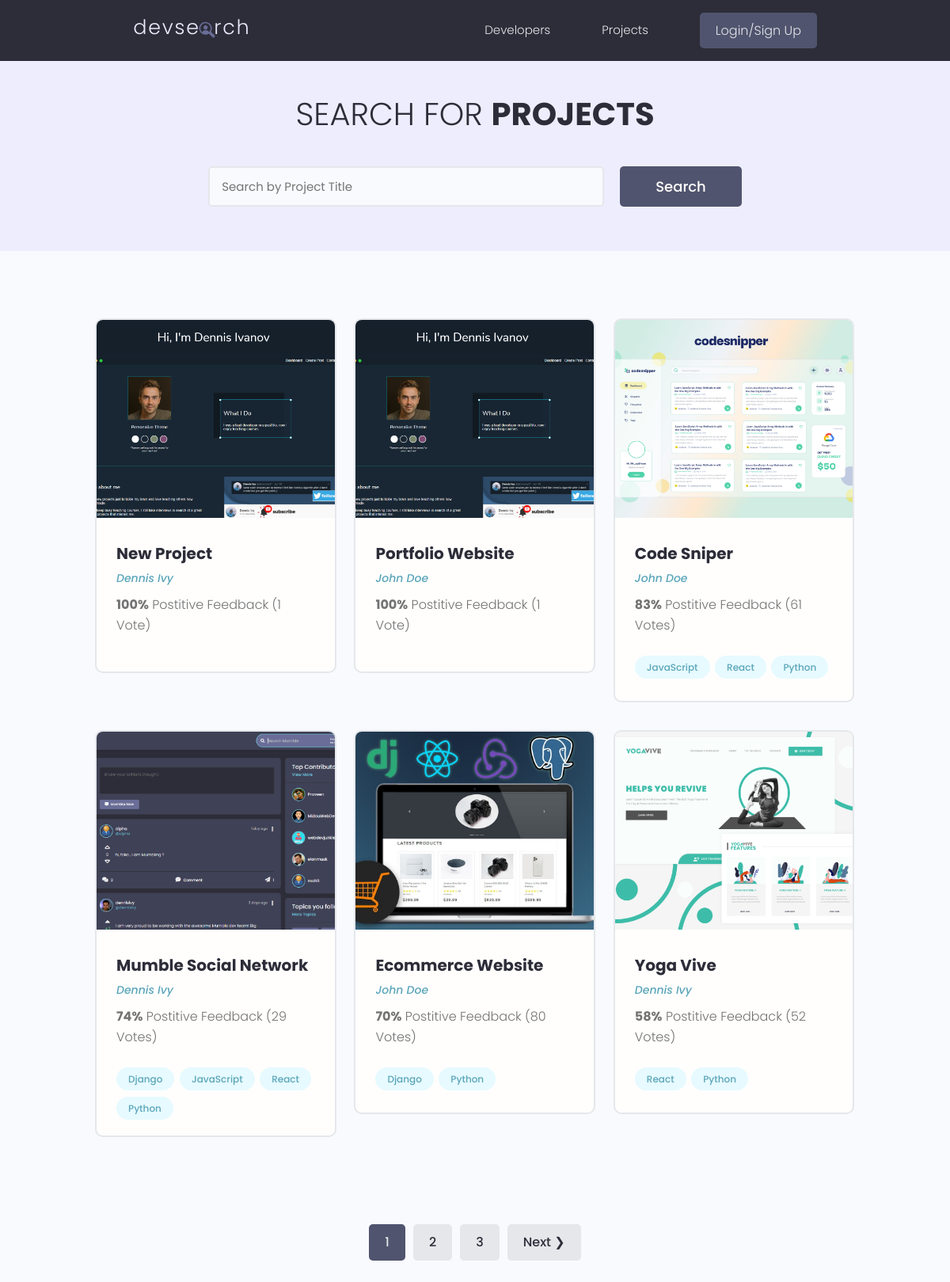
/projects/, run on the app's committed database.
### projects/models.py (models this page shows, shortened)
class Project(models.Model):
    owner = models.ForeignKey(Profile, null=True, blank=True, on_delete=models.SET_NULL)
    title = models.CharField(max_length=200)
    description = models.TextField(null=True, blank=True)
    featured_image = models.ImageField(null=True, blank=True, default = "default.jpg")
    demo_link = models.CharField(max_length=2000, null=True, blank=True)
    source_link = models.CharField(max_length=2000, null=True, blank=True)
    tags = models.ManyToManyField('Tag', blank=True)
    vote_total = models.IntegerField(default=0, null=True, blank=True)
    vote_ratio = models.IntegerField(default=0, null=True, blank=True)
    created = models.DateTimeField(auto_now_add=True)
    id = models.UUIDField(default=uuid.uuid4, unique=True, primary_key=True, editable=False)
    class Meta:
        ordering = ['-vote_ratio','-vote_total', 'title']

class Tag(models.Model):
    name = models.CharField(max_length=200)
    created = models.DateTimeField(auto_now_add=True)
    id = models.UUIDField(default=uuid.uuid4, unique=True, primary_key=True, editable=False)
    def __str__(self):
        return self.name

### users/models.py (models this page shows, shortened)
class Profile(models.Model):
    user = models.OneToOneField(User, on_delete=models.CASCADE, null=True, blank=True)
    name = models.CharField(max_length=200, blank=True, null=True)
    email = models.EmailField(max_length=500, blank=True,null=True)
    username = models.CharField(max_length=200, blank=True, null=True)
    location = models.CharField(max_length=200, blank=True, null=True)
    short_intro = models.CharField(max_length=500, blank=True, null=True)
    bio = models.TextField(blank=True, null=True)
    profile_image = models.ImageField(blank=True, null=True, upload_to='profiles/', default='profiles/user-default.png' )
    social_github = models.CharField(max_length=200, blank=True, null=True)
    social_twitter = models.CharField(max_length=200, blank=True, null=True)
    social_linkedin = models.CharField(max_length=200, blank=True, null=True)
    social_youtube = models.CharField(max_length=200, blank=True, null=True)
    social_website = models.CharField(max_length=200, blank=True, null=True)
    created = models.DateTimeField(auto_now_add=True)
    id = models.UUIDField(default=uuid.uuid4, unique=True, primary_key=True, editable=False)

### projects/views.py (the view)
# urls.py: path('projects/', include('projects.urls')),
def projects(request):
    projects, search_query = searchProjects(request)
    custom_range, projects = paginateProjects(request, projects, 6)
    context = {
        'projects' : projects,
        'search_query': search_query,
        'custom_range':custom_range,
    }
    return render(request, 'projects/projects.html', context)

### projects/utils.py (called while the page is built)
def searchProjects(request):
    search_query = ''
    if request.GET.get('search_query'):
        search_query = request.GET.get('search_query')
    tags = Tag.objects.filter(name__contains=search_query)
    projects = Project.objects.distinct().filter(Q(title__icontains=search_query) |
                                      Q(description__icontains=search_query) |
                                      Q(owner__name__icontains=search_query) |
                                      Q(tags__in=tags))
    return projects, search_query

def paginateProjects(request, projects, results):
    page = request.GET.get('page')
    paginator = Paginator(projects, results)
    try:
        projects = paginator.page(page)
    except PageNotAnInteger:
        page = 1
        projects = paginator.page(page)
    except EmptyPage:
        page = paginator.num_pages
        projects = paginator.page(page)
    leftIndex = (int(page) - 4)
    if leftIndex < 1:
        leftIndex = 1
    rightIndex = (int(page) + 5)
    if rightIndex > paginator.num_pages:
        rightIndex = paginator.num_pages + 1
    custom_range = range(leftIndex,rightIndex)
    return custom_range, projects

### projects/templates/projects/projects.html (shortened to what this page needs)
{% extends "main.html" %}
{%load static%}
{%block content%}
  <main class="projects">
    <section class="hero-section text-center">
      <div class="container container--narrow">
        <div class="hero-section__box">
          <h2>Search for <span>Projects</span></h2>
        </div>
        <div class="hero-section__search">
          <form id="searchForm"class="form" action="#" method="get">
            <div class="form__field">
              <input class="input input--text" id="formInput#search" type="text" name="search_query"
                value="{{search_query}}"placeholder="Search by Project Title" />
            </div>
            <input class="btn btn--sub btn--lg" type="submit" value="Search" />
          </form>
        </div>
      </div>
    </section>
    <section class="projectsList">
      <div class="container">
        <div class="grid grid--three">
        {%for project in projects%}
          <div class="column">
            <div class="card project">
              <a href="{%url 'project' project.id%}" class="project">
                <img class="project__thumbnail" src="{{project.featured_image.url}}" alt="project thumbnail" />
                <div class="card__body">
                  <h3 class="project__title">{{project.title}}</h3>
                  <p><a class="project__author" href="{%url 'user-profile' project.owner.id%}">{{project.owner.name}}</a></p>
                  <p class="project--rating">
                    <span style="font-weight: bold;">{{project.vote_ratio}}%</span> Postitive
                    Feedback ({{project.vote_total}} Vote{{project.vote_total|pluralize:"s"}})
                  </p>
                  <div class="project__tags">
                    {%for tag in project.tags.all%}
                    <span class="tag tag--pill tag--main">
                      <small>{{tag}}</small>
                    </span>
                    {%endfor%}
                  </div>
                </div>
              </a>
            </div>
          </div>
          {%endfor%}
        </div>
      </div>
    </section>
  {%include 'pagination.html' with queryset=projects custom_range=custom_range%}
  </main>
{%endblock%}

### static/styles/app.css (style rules this page uses)
:root { --color-sub: #2d2d39; }
.btn--sub { background-color: var(--color-sub-light); }
.card { border: 2px solid var(--color-light); }
img { width: 100%; }
.hero-section { height: 40vh; display: flex; align-items: center; background-color: var(--color-sub); }
.hero-section__box { margin-bottom: 4rem; }
.hero-section__box > h2, .hero-section__box > h2 > span { font-size: 4rem; color: var(--color-light); line-height: 1.3; text-transform: uppercase; }
.hero-section__box > h2 { font-weight: 300; }
.hero-section__box > h2 > span { font-weight: 700; }
.hero-section__search > .form { display: flex; align-items: center; justify-content: center; gap: 2rem; }
.hero-section__search > .form input.input--text { width: 50rem; }
.project__author { font-size: 1.4rem; font-style: italic; }
.project--rating { margin-bottom: 1.6em; margin-top: .5em; }
.projects > .hero-section { background: var(--color-sub-lighter); height: 30vh; }
.projects .hero-section__box { margin-bottom: 2.5rem; }
.projects .hero-section__box > h2 { color: var(--color-sub); }
.projects .hero-section__box > h2 > span { font-weight: 700; color: var(--color-sub); }
.projectsList { margin-top: 8rem; }
.project__thumbnail { height: 25rem; object-fit: cover; object-position: top center; }
.project__title { font-size: 2rem; font-weight: 700; color: var(--color-sub); }

### static/uikit/styles/modules/_variables.css (style rules this page uses)
:root { --color-main: #5aa5b9; --color-main-light: #e6faff; --color-sub: #3f4156; --color-sub-light: #51546e; --color-sub-lighter: #ededfd; --color-text: #737373; --color-gray: #8b8b8b; --color-light: #e5e7eb; --color-light-gray: #767676; --color-bg: #f8fafd; --color-white: #fffefd; --color-white-light: #f3f3f3; --color-success: #359e64; --color-success-bg: #def8e8; --color-error: #fc4b0b; --color-error-bg: #fff2ee; --font-base: 'Poppins', arial, helvetica, 'Segoe UI', roboto, ubuntu, sans-serif; --font-monospace: 'Fira Code', 'Courier New', courier, monospace; --font-regular: 300; --font-medium: 500; --font-bold: 700; --generic-shadow: 1px 1px 5px #00000010; --generic-transition: all 0.3s ease-in-out; }

### static/uikit/styles/modules/_base.css (style rules this page uses)
* { margin: 0; padding: 0; box-sizing: border-box; text-rendering: optimizeLegibility; color: inherit; font-size: inherit; }
html { font-size: 50%; }
@media only screen and (min-width: 480px) { html { font-size: 56.25%; } }
@media only screen and (min-width: 1200px) { html { font-size: 62.5%; } }
body { line-height: 1.6; font-weight: 400; font-size: 1.5rem; color: var(--color-text); background-color: var(--color-bg); min-height: 100vh; }

### static/uikit/styles/modules/_typography.css (style rules this page uses)
* { font-family: var(--font-base); }
h2 { font-size: 3.6rem; font-weight: var(--font-bold); }
h3 { font-size: 3.2rem; font-weight: var(--font-medium); }
p, span, strong { font-size: 1.6rem; color: var(--color-text); font-weight: var(--font-regular); }
a { padding-bottom: 2px; text-decoration: none; display: inline-block; color: var(--color-main); font-weight: var(--font-medium); }

### static/uikit/styles/modules/_utilities.css (style rules this page uses)
.container { width: 92%; max-width: 165rem; margin: 0 auto; box-sizing: border-box; }
.container--narrow { width: 92%; max-width: 120rem; }
@media screen and (min-width: 1000px) { .container { width: 90%; } }
@media screen and (min-width: 1000px) { .container--narrow { width: 85%; } }
@media screen and (min-width: 1200px) { .container { width: 80%; } }
@media screen and (min-width: 1200px) { .container--narrow { width: 72%; } }
.text-center { text-align: center; }

### static/uikit/styles/modules/_button.css (style rules this page uses)
.btn { display: inline-block; position: relative; cursor: pointer; background-color: var(--color-light); font-weight: var(--font-medium); color: var(--color-sub); text-decoration: none; padding: 1rem 2rem; border-radius: 0.5rem; border: none; width: -webkit-fit-content; width: -moz-fit-content; width: fit-content; height: -webkit-fit-content; height: -moz-fit-content; height: fit-content; font-size: 1.6rem; outline-width: 0; outline-color: transparent; -webkit-backface-visibility: hidden; backface-visibility: hidden; transition: all 0.3s ease-in-out; }
.btn--sub { background-color: var(--color-sub); color: var(--color-white); }
.btn--lg { font-size: 1.8rem; padding: 1.2rem 4.5rem; }

### static/uikit/styles/modules/_card.css (style rules this page uses)
.card { border-radius: 1rem; background-color: var(--color-white); border: 1.5px solid var(--color-light); width: auto; height: auto; margin-top: 0.5rem; margin-bottom: 0.5rem; overflow: hidden; }
.card__body, .card__header { padding: 2rem 2.5rem; }

### data on the page
Project: featured_image (picture), title "New Project", owner.name "Dennis Ivy", vote_ratio "100", vote_total "1"
Project: featured_image (picture), title "Portfolio Website", owner.name "John Doe", vote_ratio "100", vote_total "1"
Project: featured_image (picture), title "Code Sniper", owner.name "John Doe", vote_ratio "83", vote_total "61"
Tag: name "JavaScript"
Tag: name "React"
Tag: name "Python"
Project: featured_image (picture), title "Mumble Social Network", owner.name "Dennis Ivy", vote_ratio "74", vote_total "29"
Tag: name "Django"
Project: featured_image (picture), title "Ecommerce Website", owner.name "John Doe", vote_ratio "70", vote_total "80"
Project: featured_image (picture), title "Yoga Vive", owner.name "Dennis Ivy", vote_ratio "58", vote_total "52"

### other printed values
{{ page }} "1"
{{ page }} "2" "3"
